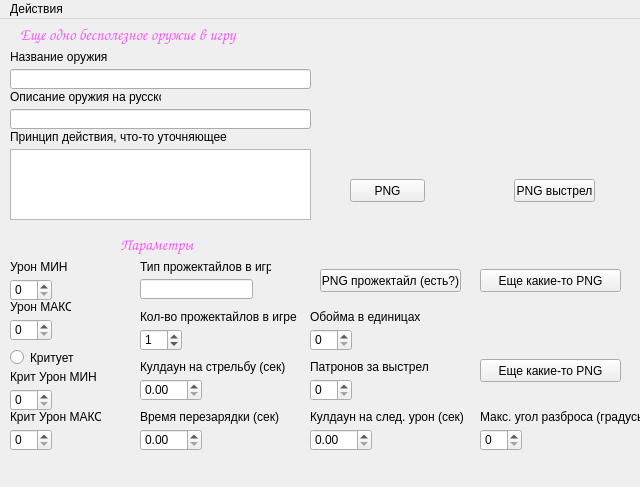
<?xml version="1.0" encoding="UTF-8"?>
<ui version="4.0">
 <class>MainWindow</class>
 <widget class="QMainWindow" name="MainWindow">
  <property name="geometry">
   <rect>
    <x>0</x>
    <y>0</y>
    <width>640</width>
    <height>487</height>
   </rect>
  </property>
  <property name="sizePolicy">
   <sizepolicy hsizetype="Fixed" vsizetype="Fixed">
    <horstretch>0</horstretch>
    <verstretch>0</verstretch>
   </sizepolicy>
  </property>
  <property name="minimumSize">
   <size>
    <width>640</width>
    <height>487</height>
   </size>
  </property>
  <property name="maximumSize">
   <size>
    <width>640</width>
    <height>487</height>
   </size>
  </property>
  <property name="windowTitle">
   <string/>
  </property>
  <property name="styleSheet">
   <string notr="true">QLabel#caption,#params {
	color: rgb(255, 85, 255);
	font: 16px Comic Sans MS;
}
</string>
  </property>
  <widget class="QWidget" name="centralwidget">
   <widget class="QLineEdit" name="lineWeaponName">
    <property name="geometry">
     <rect>
      <x>10</x>
      <y>50</y>
      <width>301</width>
      <height>20</height>
     </rect>
    </property>
   </widget>
   <widget class="QLineEdit" name="lineWeaponDescription">
    <property name="geometry">
     <rect>
      <x>10</x>
      <y>90</y>
      <width>301</width>
      <height>20</height>
     </rect>
    </property>
   </widget>
   <widget class="QLabel" name="label">
    <property name="geometry">
     <rect>
      <x>10</x>
      <y>30</y>
      <width>101</width>
      <height>16</height>
     </rect>
    </property>
    <property name="text">
     <string>Название оружия</string>
    </property>
   </widget>
   <widget class="QLabel" name="label_2">
    <property name="geometry">
     <rect>
      <x>10</x>
      <y>70</y>
      <width>151</width>
      <height>16</height>
     </rect>
    </property>
    <property name="text">
     <string>Описание оружия на русском</string>
    </property>
   </widget>
   <widget class="QLabel" name="label_3">
    <property name="geometry">
     <rect>
      <x>10</x>
      <y>110</y>
      <width>231</width>
      <height>16</height>
     </rect>
    </property>
    <property name="text">
     <string>Принцип действия, что-то уточняющее</string>
    </property>
   </widget>
   <widget class="QPushButton" name="pushButtonPNGLoad">
    <property name="geometry">
     <rect>
      <x>350</x>
      <y>160</y>
      <width>75</width>
      <height>23</height>
     </rect>
    </property>
    <property name="text">
     <string>PNG</string>
    </property>
   </widget>
   <widget class="QWidget" name="horizontalLayoutWidget">
    <property name="geometry">
     <rect>
      <x>320</x>
      <y>10</y>
      <width>141</width>
      <height>141</height>
     </rect>
    </property>
    <layout class="QHBoxLayout" name="zonePNG"/>
   </widget>
   <widget class="QWidget" name="horizontalLayoutWidget_2">
    <property name="geometry">
     <rect>
      <x>480</x>
      <y>10</y>
      <width>141</width>
      <height>141</height>
     </rect>
    </property>
    <layout class="QHBoxLayout" name="zonePNGShoot"/>
   </widget>
   <widget class="QPushButton" name="pushButtonPNGShootLoad">
    <property name="geometry">
     <rect>
      <x>514</x>
      <y>160</y>
      <width>81</width>
      <height>23</height>
     </rect>
    </property>
    <property name="text">
     <string>PNG выстрел</string>
    </property>
   </widget>
   <widget class="QLabel" name="params">
    <property name="geometry">
     <rect>
      <x>120</x>
      <y>210</y>
      <width>101</width>
      <height>31</height>
     </rect>
    </property>
    <property name="text">
     <string>Параметры</string>
    </property>
   </widget>
   <widget class="QSpinBox" name="spinDmgMin">
    <property name="geometry">
     <rect>
      <x>10</x>
      <y>260</y>
      <width>42</width>
      <height>22</height>
     </rect>
    </property>
    <property name="maximum">
     <number>500</number>
    </property>
   </widget>
   <widget class="QLabel" name="label_5">
    <property name="geometry">
     <rect>
      <x>10</x>
      <y>240</y>
      <width>61</width>
      <height>16</height>
     </rect>
    </property>
    <property name="text">
     <string>Урон МИН</string>
    </property>
   </widget>
   <widget class="QLabel" name="label_6">
    <property name="geometry">
     <rect>
      <x>10</x>
      <y>280</y>
      <width>61</width>
      <height>16</height>
     </rect>
    </property>
    <property name="text">
     <string>Урон МАКС</string>
    </property>
   </widget>
   <widget class="QSpinBox" name="spinDmgMax">
    <property name="geometry">
     <rect>
      <x>10</x>
      <y>300</y>
      <width>42</width>
      <height>22</height>
     </rect>
    </property>
    <property name="maximum">
     <number>500</number>
    </property>
   </widget>
   <widget class="QRadioButton" name="radioCrits">
    <property name="geometry">
     <rect>
      <x>10</x>
      <y>330</y>
      <width>82</width>
      <height>17</height>
     </rect>
    </property>
    <property name="text">
     <string>Критует</string>
    </property>
   </widget>
   <widget class="QTextEdit" name="lineWeaponPrincipe">
    <property name="geometry">
     <rect>
      <x>10</x>
      <y>130</y>
      <width>301</width>
      <height>71</height>
     </rect>
    </property>
   </widget>
   <widget class="QLabel" name="label_7">
    <property name="geometry">
     <rect>
      <x>10</x>
      <y>350</y>
      <width>91</width>
      <height>16</height>
     </rect>
    </property>
    <property name="text">
     <string>Крит Урон МИН</string>
    </property>
   </widget>
   <widget class="QSpinBox" name="spinCritDmgMin">
    <property name="geometry">
     <rect>
      <x>10</x>
      <y>370</y>
      <width>42</width>
      <height>22</height>
     </rect>
    </property>
    <property name="maximum">
     <number>500</number>
    </property>
   </widget>
   <widget class="QLabel" name="label_8">
    <property name="geometry">
     <rect>
      <x>10</x>
      <y>390</y>
      <width>91</width>
      <height>16</height>
     </rect>
    </property>
    <property name="text">
     <string>Крит Урон МАКС</string>
    </property>
   </widget>
   <widget class="QSpinBox" name="spinCritDmgMax">
    <property name="geometry">
     <rect>
      <x>10</x>
      <y>410</y>
      <width>42</width>
      <height>22</height>
     </rect>
    </property>
    <property name="maximum">
     <number>500</number>
    </property>
   </widget>
   <widget class="QWidget" name="horizontalLayoutWidget_3">
    <property name="geometry">
     <rect>
      <x>320</x>
      <y>190</y>
      <width>141</width>
      <height>51</height>
     </rect>
    </property>
    <layout class="QHBoxLayout" name="zonePNGProj"/>
   </widget>
   <widget class="QPushButton" name="pushButtonPNGProjectileLoad">
    <property name="geometry">
     <rect>
      <x>320</x>
      <y>250</y>
      <width>141</width>
      <height>23</height>
     </rect>
    </property>
    <property name="text">
     <string>PNG прожектайл (есть?)</string>
    </property>
   </widget>
   <widget class="QLabel" name="caption">
    <property name="geometry">
     <rect>
      <x>20</x>
      <y>0</y>
      <width>291</width>
      <height>31</height>
     </rect>
    </property>
    <property name="text">
     <string>Еще одно бесполезное оружие в игру </string>
    </property>
   </widget>
   <widget class="QLineEdit" name="lineProjectileType">
    <property name="geometry">
     <rect>
      <x>140</x>
      <y>260</y>
      <width>113</width>
      <height>20</height>
     </rect>
    </property>
   </widget>
   <widget class="QLabel" name="label_10">
    <property name="geometry">
     <rect>
      <x>140</x>
      <y>240</y>
      <width>131</width>
      <height>16</height>
     </rect>
    </property>
    <property name="text">
     <string>Тип прожектайлов в игре</string>
    </property>
   </widget>
   <widget class="QLabel" name="label_11">
    <property name="geometry">
     <rect>
      <x>140</x>
      <y>340</y>
      <width>161</width>
      <height>16</height>
     </rect>
    </property>
    <property name="text">
     <string>Кулдаун на стрельбу (сек)</string>
    </property>
   </widget>
   <widget class="QLabel" name="label_12">
    <property name="geometry">
     <rect>
      <x>140</x>
      <y>390</y>
      <width>161</width>
      <height>16</height>
     </rect>
    </property>
    <property name="text">
     <string>Время перезарядки (сек)</string>
    </property>
   </widget>
   <widget class="QLabel" name="label_13">
    <property name="geometry">
     <rect>
      <x>140</x>
      <y>290</y>
      <width>161</width>
      <height>16</height>
     </rect>
    </property>
    <property name="text">
     <string>Кол-во прожектайлов в игре</string>
    </property>
   </widget>
   <widget class="QSpinBox" name="spinProjectileAmount">
    <property name="geometry">
     <rect>
      <x>140</x>
      <y>310</y>
      <width>42</width>
      <height>22</height>
     </rect>
    </property>
    <property name="maximum">
     <number>500</number>
    </property>
    <property name="value">
     <number>1</number>
    </property>
   </widget>
   <widget class="QSpinBox" name="spinClipSize">
    <property name="geometry">
     <rect>
      <x>310</x>
      <y>310</y>
      <width>42</width>
      <height>22</height>
     </rect>
    </property>
    <property name="maximum">
     <number>500</number>
    </property>
   </widget>
   <widget class="QLabel" name="label_14">
    <property name="geometry">
     <rect>
      <x>310</x>
      <y>290</y>
      <width>161</width>
      <height>16</height>
     </rect>
    </property>
    <property name="text">
     <string>Обойма в единицах</string>
    </property>
   </widget>
   <widget class="QLabel" name="label_15">
    <property name="geometry">
     <rect>
      <x>310</x>
      <y>340</y>
      <width>161</width>
      <height>16</height>
     </rect>
    </property>
    <property name="text">
     <string>Патронов за выстрел</string>
    </property>
   </widget>
   <widget class="QSpinBox" name="spinAmmoPerShoot">
    <property name="geometry">
     <rect>
      <x>310</x>
      <y>360</y>
      <width>42</width>
      <height>22</height>
     </rect>
    </property>
    <property name="maximum">
     <number>500</number>
    </property>
   </widget>
   <widget class="QLabel" name="label_16">
    <property name="geometry">
     <rect>
      <x>310</x>
      <y>390</y>
      <width>161</width>
      <height>16</height>
     </rect>
    </property>
    <property name="text">
     <string>Кулдаун на след. урон (сек)</string>
    </property>
   </widget>
   <widget class="QWidget" name="horizontalLayoutWidget_4">
    <property name="geometry">
     <rect>
      <x>480</x>
      <y>190</y>
      <width>141</width>
      <height>51</height>
     </rect>
    </property>
    <layout class="QHBoxLayout" name="zonePNGAdd"/>
   </widget>
   <widget class="QPushButton" name="pushButtonPNGAdditionalLoad">
    <property name="geometry">
     <rect>
      <x>480</x>
      <y>250</y>
      <width>141</width>
      <height>23</height>
     </rect>
    </property>
    <property name="text">
     <string>Еще какие-то PNG</string>
    </property>
   </widget>
   <widget class="QWidget" name="horizontalLayoutWidget_5">
    <property name="geometry">
     <rect>
      <x>480</x>
      <y>280</y>
      <width>141</width>
      <height>51</height>
     </rect>
    </property>
    <layout class="QHBoxLayout" name="zonePNGAdd2"/>
   </widget>
   <widget class="QPushButton" name="pushButtonPNGAdditionalLoad_2">
    <property name="geometry">
     <rect>
      <x>480</x>
      <y>340</y>
      <width>141</width>
      <height>23</height>
     </rect>
    </property>
    <property name="text">
     <string>Еще какие-то PNG</string>
    </property>
   </widget>
   <widget class="QLabel" name="label_17">
    <property name="geometry">
     <rect>
      <x>480</x>
      <y>390</y>
      <width>161</width>
      <height>16</height>
     </rect>
    </property>
    <property name="text">
     <string>Макс. угол разброса (градусы)</string>
    </property>
   </widget>
   <widget class="QSpinBox" name="spinMaxScatter">
    <property name="geometry">
     <rect>
      <x>480</x>
      <y>410</y>
      <width>42</width>
      <height>22</height>
     </rect>
    </property>
    <property name="maximum">
     <number>500</number>
    </property>
   </widget>
   <widget class="QDoubleSpinBox" name="dspDmgCooldown">
    <property name="geometry">
     <rect>
      <x>310</x>
      <y>410</y>
      <width>62</width>
      <height>22</height>
     </rect>
    </property>
   </widget>
   <widget class="QDoubleSpinBox" name="dspShootCooldown">
    <property name="geometry">
     <rect>
      <x>140</x>
      <y>360</y>
      <width>62</width>
      <height>22</height>
     </rect>
    </property>
   </widget>
   <widget class="QDoubleSpinBox" name="dspReloadTime">
    <property name="geometry">
     <rect>
      <x>140</x>
      <y>410</y>
      <width>62</width>
      <height>22</height>
     </rect>
    </property>
   </widget>
  </widget>
  <widget class="QMenuBar" name="menubar">
   <property name="geometry">
    <rect>
     <x>0</x>
     <y>0</y>
     <width>640</width>
     <height>21</height>
    </rect>
   </property>
   <widget class="QMenu" name="menu">
    <property name="title">
     <string>Действия</string>
    </property>
    <addaction name="weapNew"/>
    <addaction name="weapSave"/>
    <addaction name="weapSaveAs"/>
    <addaction name="weapLoadFromFile"/>
    <addaction name="weapExport"/>
   </widget>
   <addaction name="menu"/>
  </widget>
  <action name="weapSave">
   <property name="text">
    <string>&amp;Сохранить оружие</string>
   </property>
   <property name="shortcut">
    <string>Ctrl+S</string>
   </property>
  </action>
  <action name="weapExport">
   <property name="text">
    <string>&amp;Экспортировать в картинку</string>
   </property>
   <property name="shortcut">
    <string>Ctrl+E</string>
   </property>
  </action>
  <action name="weapNew">
   <property name="text">
    <string>&amp;Новое оружие</string>
   </property>
   <property name="shortcut">
    <string>Ctrl+N</string>
   </property>
  </action>
  <action name="weapLoadFromFile">
   <property name="text">
    <string>&amp;Загрузить оружие</string>
   </property>
   <property name="shortcut">
    <string>Ctrl+L</string>
   </property>
  </action>
  <action name="weapSaveAs">
   <property name="text">
    <string>Сохранить &amp;как</string>
   </property>
   <property name="shortcut">
    <string>Ctrl+Shift+S</string>
   </property>
  </action>
 </widget>
 <tabstops>
  <tabstop>lineWeaponName</tabstop>
  <tabstop>lineWeaponDescription</tabstop>
  <tabstop>lineWeaponPrincipe</tabstop>
  <tabstop>spinDmgMin</tabstop>
  <tabstop>spinDmgMax</tabstop>
  <tabstop>radioCrits</tabstop>
  <tabstop>spinCritDmgMin</tabstop>
  <tabstop>spinCritDmgMax</tabstop>
  <tabstop>lineProjectileType</tabstop>
  <tabstop>spinProjectileAmount</tabstop>
  <tabstop>spinClipSize</tabstop>
  <tabstop>spinAmmoPerShoot</tabstop>
  <tabstop>spinMaxScatter</tabstop>
  <tabstop>pushButtonPNGLoad</tabstop>
  <tabstop>pushButtonPNGShootLoad</tabstop>
  <tabstop>pushButtonPNGProjectileLoad</tabstop>
  <tabstop>pushButtonPNGAdditionalLoad</tabstop>
  <tabstop>pushButtonPNGAdditionalLoad_2</tabstop>
 </tabstops>
 <resources/>
 <connections/>
</ui>
